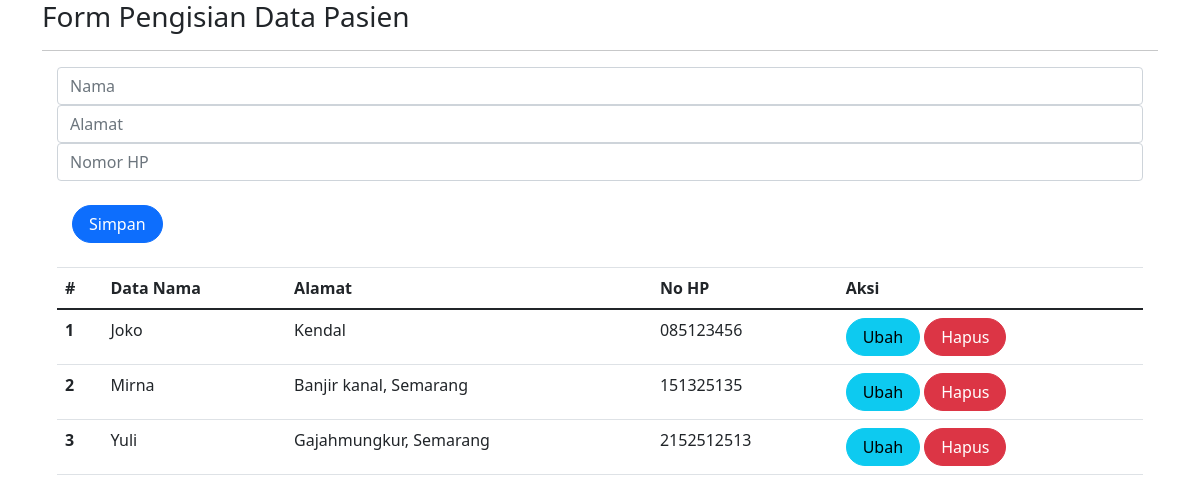
The app's page /pasien.php with its own data.
### tables this page shows
CREATE TABLE `pasien` (
  `id` int(10) UNSIGNED NOT NULL,
  `datanama` varchar(255) DEFAULT NULL,
  `alamat` varchar(255) DEFAULT NULL,
  `no_hp` varchar(50) DEFAULT NULL
);

### pasien.php (the view, shortened to what this page needs)
<?php
include_once("koneksi.php");
?>
<!DOCTYPE html>
<html lang="en">
<head>
    <link rel="stylesheet" href="assets/css/bootstrap.css">
    <link rel='stylesheet' href='styleku.css'>
    <link href="https://cdn.jsdelivr.net/npm/bootstrap@5.0.2/dist/css/bootstrap.min.css"
    rel="stylesheet"
>
</head>
<body>
<div class="container">
<h3>
</h3>
<hr>
<form class="form" method="POST" action="" name="myForm" onsubmit="return(validate());">
    <?php
    $nama = '';
    $alamat ='';
    $no_hp = '';
    ?>
    <div class="col">
       <input type="text" class="form-control" name="datanama" id="inputNama" placeholder="Nama" value="<?php echo $nama ?>">
		<input type="text" class="form-control" name="alamat" id="inputAlamat" placeholder="Alamat" value="<?php echo $alamat ?>">
		<input type="text" class="form-control" name="no_hp" id="inputNoHp" placeholder="Nomor HP" value="<?php echo $no_hp ?>">
        <br>
        <div class="col">
            <button type="submit" class="btn btn-primary rounded-pill px-3" name="simpan">Simpan</button>
        </div>
</form>
<table class="table table-hover">
    <thead>
        <tr>
            <th scope="col">#</th>
            <th scope="col">Data Nama</th>
            <th scope="col">Alamat</th>
            <th scope="col">No HP</th>
            <th scope="col">Aksi</th>
        </tr>
    </thead>
    <tbody>
        <?php
        $result = mysqli_query(
            $koneksi,"SELECT * FROM pasien ORDER BY datanama"
            );
        $no = 1;
        foreach ($result as $data){
        ?>
            <tr>
                <th scope="row"><?php echo $no++ ?></th>
                <td><?php echo htmlspecialchars($data['datanama']) ?></td>
                <td><?php echo htmlspecialchars($data['alamat']) ?></td>
                <td><?php echo htmlspecialchars($data['no_hp']) ?></td>
                <td>
                    <a class="btn btn-info rounded-pill px-3"
                    href="pasien.php?id=<?php echo $data['id'] ?>">Ubah
                    </a>
                    <a class="btn btn-danger rounded-pill px-3"
                    href="pasien.php?id=<?php echo $data['id'] ?>&aksi=hapus">Hapus
                    </a>
                </td>
            </tr>
        <?php
        }
        ?>
    </tbody>
</table>
</body>
</html>

### styleku.css (style rules this page uses)
body { font-family: 'Poppins', sans-serif; font-size: 16px; line-height: 24px; font-weight: 400; color: #212112; background-position: center; background-repeat: repeat; background-size: 7%; background-color: #fff; overflow-x: hidden; transition: all 200ms linear; }

### records on screen
pasien: datanama "Joko", alamat "Kendal", no_hp "085123456"
pasien: datanama "Mirna", alamat "Banjir kanal, Semarang", no_hp "151325135"
pasien: datanama "Yuli", alamat "Gajahmungkur, Semarang", no_hp "2152512513"
